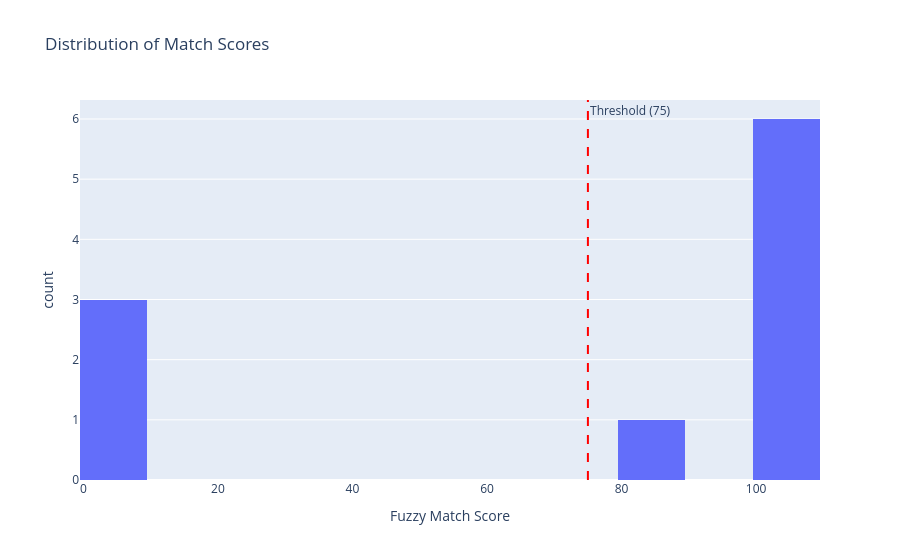

The notebook cell saved with this chart:
### Code cell
# Score distribution
fig = px.histogram(
    resolved_alt_data.to_pandas(),
    x="match_score",
    nbins=20,
    title="Distribution of Match Scores",
    labels={"match_score": "Fuzzy Match Score", "count": "Count"},
)
fig.add_vline(x=75, line_dash="dash", line_color="red", annotation_text="Threshold (75)")
fig.show()

### Figure 1 — Plotly figure (JSON) as saved in the notebook; plotly's stock layout.template omitted (floating-point values rounded to 4 significant figures)
{"data": [{"bingroup": "x", "hovertemplate": "Fuzzy Match Score=%{x}<br>count=%{y}<extra></extra>", "legendgroup": "", "marker": {"color": "#636efa", "pattern": {"shape": ""}}, "name": "", "nbinsx": 20, "orientation": "v", "showlegend": false, "type": "histogram", "x": [100, 100, 0, 100, 0, 100, 100, 100, 84, 0], "xaxis": "x", "yaxis": "y"}], "layout": {"annotations": [{"showarrow": false, "text": "Threshold (75)", "x": 75, "xanchor": "left", "xref": "x", "y": 1, "yanchor": "top", "yref": "y domain"}], "barmode": "relative", "legend": {"tracegroupgap": 0}, "shapes": [{"line": {"color": "red", "dash": "dash"}, "type": "line", "x0": 75, "x1": 75, "xref": "x", "y0": 0, "y1": 1, "yref": "y domain"}], "title": {"text": "Distribution of Match Scores"}, "xaxis": {"anchor": "y", "domain": [0.0, 1.0], "title": {"text": "Fuzzy Match Score"}}, "yaxis": {"anchor": "x", "domain": [0.0, 1.0], "title": {"text": "count"}}}}
